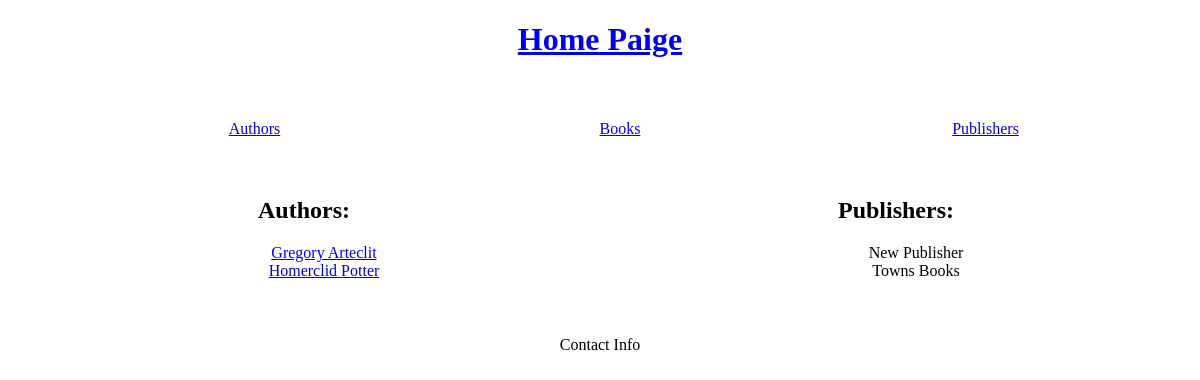
The app's page /publishers/, older data.
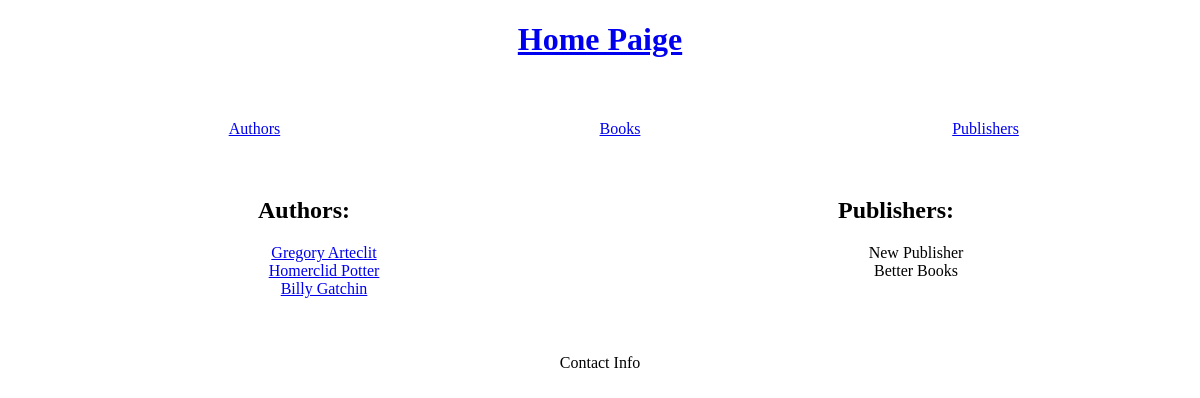
The same page, newer data.
### pages/models.py (models this page shows, shortened)
class Author(models.Model):
    name = models.CharField(max_length=100, unique=True)
    age = models.IntegerField()

class Publisher(models.Model):
    name = models.CharField(max_length=100, unique=True)
    books = models.ManyToManyField(
        Book,
        related_name='publishers',
        related_query_name='publishers',
    )
    class Meta:
        verbose_name_plural = 'Publishers'

### pages/views.py (the view)
# urls.py: path('publishers/', publishers, name='publishers'),
def publishers(request):
    all_publishers = Publisher.objects.all()
    authors = Author.objects.all()
    return render(request, 'publishers.html', {'publishers': all_publishers, 'authors': authors})

### templates/publishers.html (shortened to what this page needs)
{% extends 'base.html' %}
{% block content %}
    <h2>Publishers:</h2>
    <ul>
        {% for publisher in publishers %}
        <li>{{ publisher.name }}</li>
        {% endfor %}
    </ul>
{% endblock content %}

### templates/base.html (shortened to what this page needs)
<!DOCTYPE html>
<html lang="en">
<head>
</head>
<body>
    <header>
        {% block header %}
        <h1><a href="{% url 'home_page' %}">Home Paige</a></h1>
        {% endblock header %}
    </header>
    <nav>
        {% block nav_bar %}
        <ul class="nav_bar">
            <li><a href="{% url 'authors' %}">Authors</a></li>
            <li><a href="{% url 'books' %}">Books</a></li>
            <li><a href="{% url 'publishers' %}">Publishers</a></li>
        </ul>
        {% endblock nav_bar %}
    </nav>
    <main>
        <div>
            {% block sidebar %}
            <h2>Authors:</h2>
            <ul>
            {% for author in authors %}
                <li><a href="{% url 'authors_books_information' %}?author={{ author.name }}">{{ author.name }}</a></li>
            {% endfor %}
            </ul>
            {% endblock sidebar %}
        </div>
        <div>
            {% block content %}{% endblock content %}
        </div>
    </main>
    <footer>
        {% block footer %}
        <p>Contact Info</p>
        {% endblock footer %}
    </footer>
</body>
</html>

### templates/base.html (style rules this page uses)
header { text-align: center; }
nav { text-align: center; padding: 2%; }
nav ul { display: flex; }
nav ul li { flex: 1; text-align: center; }
ul { list-style-type: none; }
main { display: flex; }
main div { flex: 1; text-align: center; }
footer { text-align: center; padding: 2%; }

Row changes from the older to the newer data that the page shows:
removed Publisher: name "Towns Books"
added Author: name "Billy Gatchin"
added Publisher: name "Better Books"
